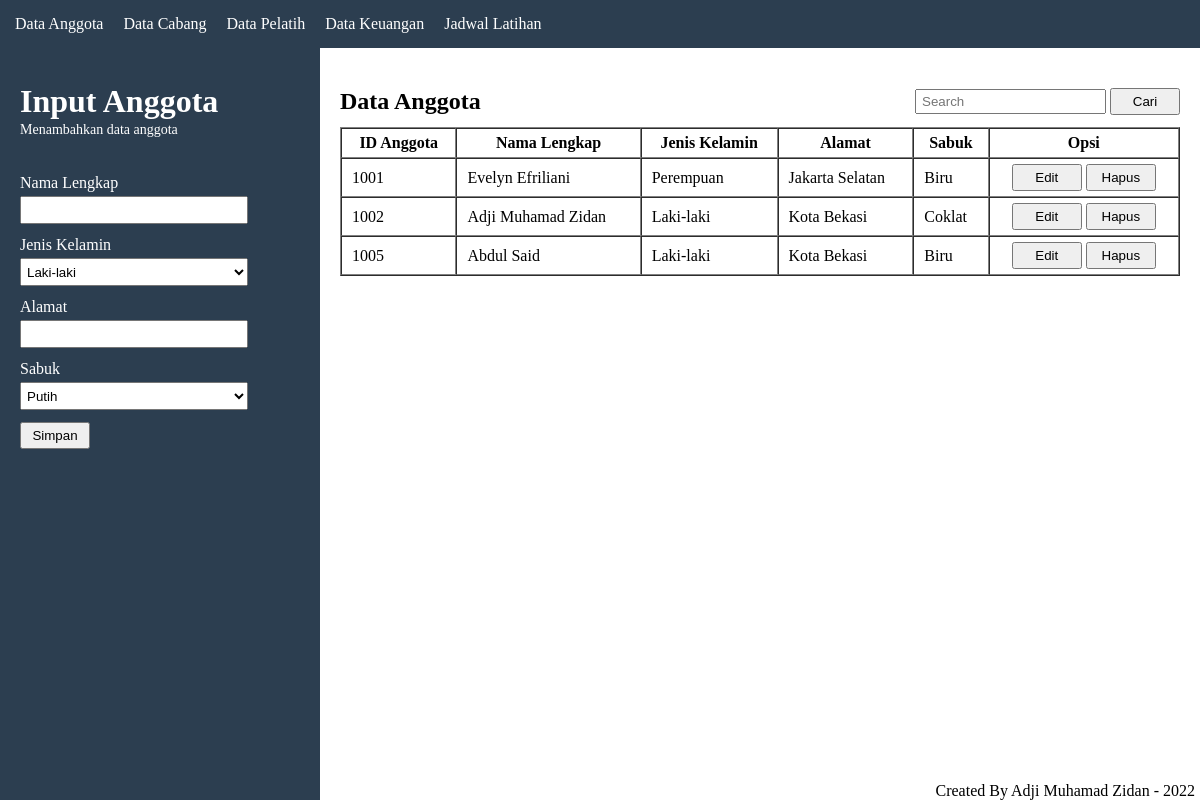
/anggota.php, run on the app's committed database.
### tables this page shows
CREATE TABLE `dt_anggota` (
  `ID_anggota` int(10) NOT NULL,
  `Nama_lengkap` varchar(100) NOT NULL,
  `Jenis_kelamin` varchar(15) NOT NULL,
  `Alamat` varchar(100) NOT NULL,
  `Sabuk` varchar(10) NOT NULL
);

### anggota.php (the view, shortened to what this page needs)
<?php
	require 'config/koneksi_db.php';
	$show = "SELECT * FROM dt_anggota";
	$showData = mysqli_query($koneksi, $show);
?>
<!DOCTYPE html>
<html lang="en">
<head>
</head>
<body>
	<nav>
		<?php require 'modularitas/menu.php' ?>
	</nav>
	<main>
		<div class="container">
			<div class="form">
				<div class="title-anggota">
					<h1>Input Anggota</h1>
					<p>Menambahkan data anggota</p>
				</div>
				<form action="anggota.php" method="post">
					<label for="nama">Nama Lengkap</label><br>
					<input type="text" id="nama" name="nama_lengkap" required><br>
					<label for="gender">Jenis Kelamin</label><br>
					<select id="gender" name="jenis_kelamin">
						<option value="Laki-laki">Laki-laki</option>
					</select><br>
					<label for="alamat">Alamat</label><br>
					<input type="text" id="alamat" name="alamat" required><br>
					<label for="sabuk">Sabuk</label><br>
					<select id="sabuk" name="sabuk">
						<option value="Putih">Putih</option>
					</select><br>
					<button type="submit" name="simpan">Simpan</button>
				</form>
			</div>
			<div class="tabel-data">
				<div class="header">
					<h2>Data Anggota</h2>
					<div class="search">
						<form action="" method="post">
							<input type="search" placeholder="Search" name="keyword_cari" id="keyword_cari">
							<button type="submit" name="btn_cari" id="btn_cari">Cari</button>
						</form>
					</div>
				</div>
				<div id="tabel_data">
					<table border="1" cellspacing="0">
						<tr>
							<th>ID Anggota</th>
							<th>Nama Lengkap</th>
							<th>Jenis Kelamin</th>
							<th>Alamat</th>
							<th>Sabuk</th>
							<th>Opsi</th>
						</tr>
						<?php while($data = mysqli_fetch_assoc($showData)) : ?>
							<tr>
								<td><?= $data['ID_anggota'];?></td>
								<td><?= $data['Nama_lengkap'];?></td>
								<td><?= $data['Jenis_kelamin'];?></td>
								<td><?= $data['Alamat'];?></td>
								<td><?= $data['Sabuk'];?></td>
								<td>
									<center>
										<a href="edit_dt_anggota.php?update=<?= $data['ID_anggota'];?>"><button type="button">Edit</button></a>
										<a href="?delete=<?= $data['ID_anggota'];?>"><button type="button" onclick=" return confirm('Yakin ingin menghapus?')">Hapus</button></a>
									</center>
								</td>
							</tr>
						<?php endwhile; ?>
					</table>
				</div>
				<footer>
					<?php require 'modularitas/footer.php' ?>
				</footer>
			</div>
		</div>
	</main>
</body>
</html>

### anggota.php (style rules this page uses)
main .container { display: flex; justify-content: center; position: fixed; width: 100%; height: 100%; }
main .container button { cursor: pointer; padding: 4px 2px; box-sizing: border-box; width: 70px; }
.form { background-color: #2c3e50; width: 25%; color: white; padding: 35px 20px; }
.form .title-anggota { margin-bottom: 36px; }
.form .title-anggota p { margin-top: 2px; font-size: 14px; }
.form form input, select { margin-top: 4px; margin-bottom: 12px; width: 220px; height: 20px; padding: 2px; }
.form form select { height: 28px; width: 228px; cursor: pointer; }
.tabel-data { width: 75%; padding: 40px 20px; }
.tabel-data table { margin-top: 12px; width: 100%; }
.tabel-data table tr th, td { padding: 5px 10px; }
.tabel-data .header { display: flex; justify-content: space-between; }
.header .search input { height: 25px; padding: 0 5px; }

### modularitas/menu.php (style rules this page uses)
* { margin: 0; padding: 0; }
nav { background-color: #2c3e50; padding: 15px; }

### modularitas/footer.php (style rules this page uses)
* { margin: 0; padding: 0; }
footer { position: fixed; bottom: 0; right: 0; width: auto; }

### data on the page
dt_anggota: ID_anggota "1001", Nama_lengkap "Evelyn Efriliani", Jenis_kelamin "Perempuan", Alamat "Jakarta Selatan", Sabuk "Biru"
dt_anggota: ID_anggota "1002", Nama_lengkap "Adji Muhamad Zidan", Jenis_kelamin "Laki-laki", Alamat "Kota Bekasi", Sabuk "Coklat"
dt_anggota: ID_anggota "1005", Nama_lengkap "Abdul Said", Jenis_kelamin "Laki-laki", Alamat "Kota Bekasi", Sabuk "Biru"
